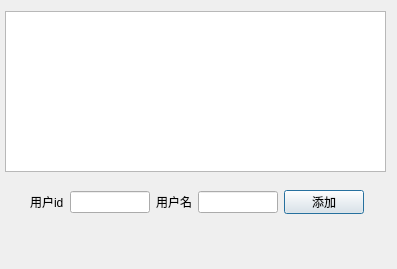
<?xml version="1.0" encoding="UTF-8"?>
<ui version="4.0">
 <class>Dialog_user</class>
 <widget class="QDialog" name="Dialog_user">
  <property name="geometry">
   <rect>
    <x>0</x>
    <y>0</y>
    <width>397</width>
    <height>269</height>
   </rect>
  </property>
  <property name="windowTitle">
   <string>Dialog</string>
  </property>
  <widget class="QTableWidget" name="tw_user">
   <property name="geometry">
    <rect>
     <x>5</x>
     <y>11</y>
     <width>381</width>
     <height>161</height>
    </rect>
   </property>
  </widget>
  <widget class="QWidget" name="layoutWidget">
   <property name="geometry">
    <rect>
     <x>30</x>
     <y>190</y>
     <width>334</width>
     <height>24</height>
    </rect>
   </property>
   <layout class="QHBoxLayout" name="horizontalLayout">
    <item>
     <widget class="QLabel" name="label">
      <property name="text">
       <string>用户id</string>
      </property>
     </widget>
    </item>
    <item>
     <widget class="QLineEdit" name="et_userid"/>
    </item>
    <item>
     <widget class="QLabel" name="label_2">
      <property name="text">
       <string>用户名</string>
      </property>
     </widget>
    </item>
    <item>
     <widget class="QLineEdit" name="et_username"/>
    </item>
    <item>
     <widget class="QPushButton" name="btn_add">
      <property name="text">
       <string>添加</string>
      </property>
     </widget>
    </item>
   </layout>
  </widget>
 </widget>
 <resources/>
 <connections/>
</ui>
